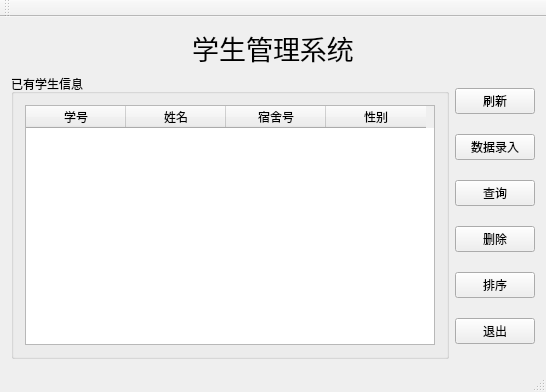
<?xml version="1.0" encoding="UTF-8"?>
<ui version="4.0">
 <class>StudentManagement</class>
 <widget class="QMainWindow" name="StudentManagement">
  <property name="geometry">
   <rect>
    <x>0</x>
    <y>0</y>
    <width>546</width>
    <height>392</height>
   </rect>
  </property>
  <property name="windowTitle">
   <string>StudentManagement</string>
  </property>
  <property name="autoFillBackground">
   <bool>true</bool>
  </property>
  <widget class="QWidget" name="centralWidget">
   <layout class="QVBoxLayout" name="verticalLayout_4">
    <item>
     <layout class="QVBoxLayout" name="verticalLayout_3">
      <item>
       <widget class="QLabel" name="label">
        <property name="text">
         <string>&lt;html&gt;&lt;head/&gt;&lt;body&gt;&lt;p align=&quot;center&quot;&gt;&lt;span style=&quot; font-size:20pt;&quot;&gt;学生管理系统&lt;/span&gt;&lt;/p&gt;&lt;/body&gt;&lt;/html&gt;</string>
        </property>
       </widget>
      </item>
      <item>
       <layout class="QHBoxLayout" name="horizontalLayout">
        <item>
         <widget class="QGroupBox" name="groupBox">
          <property name="title">
           <string>已有学生信息</string>
          </property>
          <layout class="QVBoxLayout" name="verticalLayout_2">
           <item>
            <widget class="QTableWidget" name="infoTableWidget">
             <column>
              <property name="text">
               <string>学号</string>
              </property>
             </column>
             <column>
              <property name="text">
               <string>姓名</string>
              </property>
             </column>
             <column>
              <property name="text">
               <string>宿舍号</string>
              </property>
             </column>
             <column>
              <property name="text">
               <string>性别</string>
              </property>
             </column>
            </widget>
           </item>
          </layout>
         </widget>
        </item>
        <item>
         <layout class="QVBoxLayout" name="verticalLayout">
          <item>
           <widget class="QPushButton" name="pushButton_2">
            <property name="text">
             <string>刷新</string>
            </property>
           </widget>
          </item>
          <item>
           <widget class="QPushButton" name="dataButton">
            <property name="text">
             <string>数据录入</string>
            </property>
           </widget>
          </item>
          <item>
           <widget class="QPushButton" name="checkButton">
            <property name="text">
             <string>查询</string>
            </property>
           </widget>
          </item>
          <item>
           <widget class="QPushButton" name="deleteButton">
            <property name="text">
             <string>删除</string>
            </property>
           </widget>
          </item>
          <item>
           <widget class="QPushButton" name="sortButton">
            <property name="text">
             <string>排序</string>
            </property>
           </widget>
          </item>
          <item>
           <widget class="QPushButton" name="closeButton">
            <property name="text">
             <string>退出</string>
            </property>
           </widget>
          </item>
         </layout>
        </item>
       </layout>
      </item>
     </layout>
    </item>
   </layout>
  </widget>
  <widget class="QMenuBar" name="menuBar">
   <property name="geometry">
    <rect>
     <x>0</x>
     <y>0</y>
     <width>546</width>
     <height>23</height>
    </rect>
   </property>
  </widget>
  <widget class="QToolBar" name="mainToolBar">
   <attribute name="toolBarArea">
    <enum>TopToolBarArea</enum>
   </attribute>
   <attribute name="toolBarBreak">
    <bool>false</bool>
   </attribute>
  </widget>
  <widget class="QStatusBar" name="statusBar"/>
 </widget>
 <layoutdefault spacing="6" margin="11"/>
 <resources/>
 <connections>
  <connection>
   <sender>closeButton</sender>
   <signal>clicked()</signal>
   <receiver>StudentManagement</receiver>
   <slot>close()</slot>
   <hints>
    <hint type="sourcelabel">
     <x>504</x>
     <y>326</y>
    </hint>
    <hint type="destinationlabel">
     <x>544</x>
     <y>286</y>
    </hint>
   </hints>
  </connection>
 </connections>
</ui>
